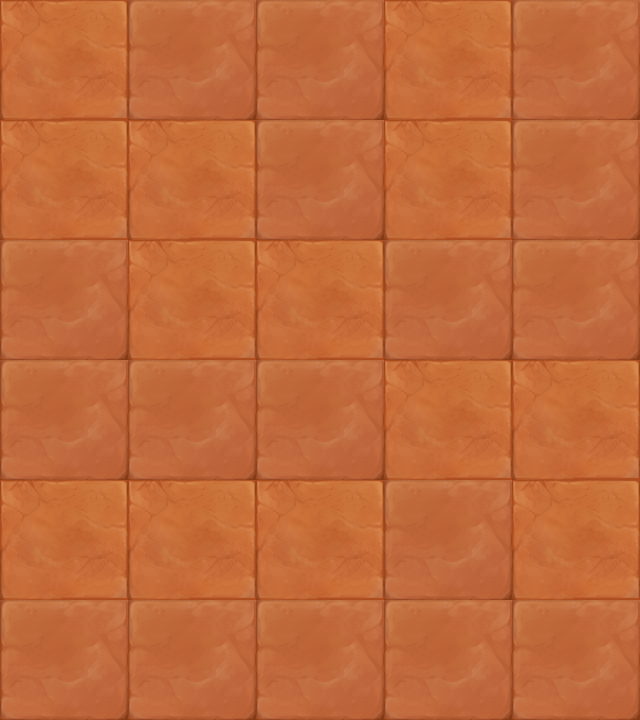

This is a level from a 2D game, rendered from its Tiled map with the project's own tilesets. A one-line summary and the map file follow, with tile-layer data summarised:
An orthogonal 5x6 tile map with 128x120 px tiles, 1 tile layer (块层 1).

<map version="1.0" orientation="orthogonal" width="5" height="6" tilewidth="128" tileheight="120">
 <tileset firstgid="1" name="map003" tilewidth="128" tileheight="120">
  <image source="map003.png" width="256" height="120" />
 </tileset>
 <layer name="块层 1" width="5" height="6">
  <data>[30 cells, 30 non-empty, 2 distinct tile ids]</data>
 </layer>
</map>
